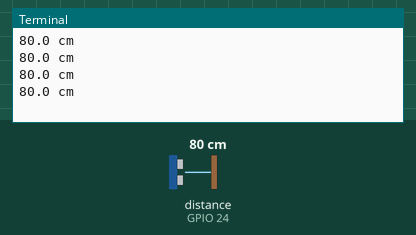
Recording of a program running on a simulated Raspberry Pi (BCM pin numbers). Parts: the last lines printed to the terminal. The inputs (shaded band) are chosen by the test bench; at power-on: distance to the obstacle (sensor on GPIO 24) 80 cm. The echo pulse lasts 58.3 µs per cm.

Above: at 1.2 s.
1.3 s: distance to the obstacle (sensor on GPIO 24) set to 2 cm
At 1.84 s:
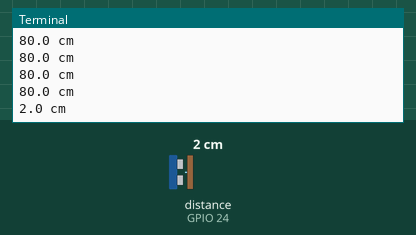
2.8 s: distance to the obstacle (sensor on GPIO 24) set to 4 cm
At 2.84 s:
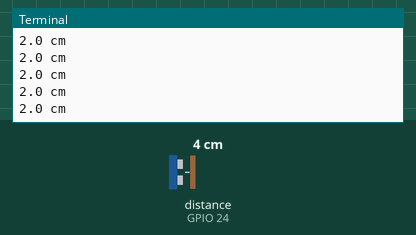
Timing chart, 0 to 5.8 s (numbered marks = the images above; inputs shaded):
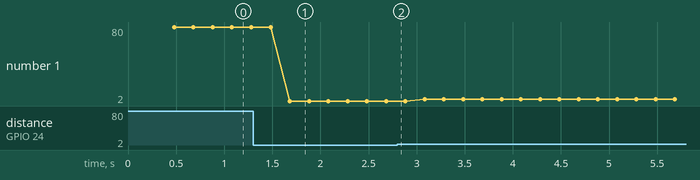

The program:

distance.py
```python
"""Distance meter (HC-SR04).

Wiring: VCC -> 3.3V, Trig -> GPIO25, Echo -> GPIO24, GND -> GND.
This is the 3.3V version of the sensor, so no voltage divider is needed.
Readings jitter by 1-2 cm; aim at a flat, hard surface.
"""

from gpiozero import DistanceSensor
from time import sleep

sensor = DistanceSensor(echo=24, trigger=25, max_distance=2)
while True:
    print(f"{sensor.distance * 100:.1f} cm")
    sleep(0.2)
```

Measured:
- after the input at 1.3 s, the terminal: prints a new line after 0.38 s (image 1)
- plotted number 1: 80 → 2 after the input at 1.3 s, 2 → 4 after the input at 2.8 s
